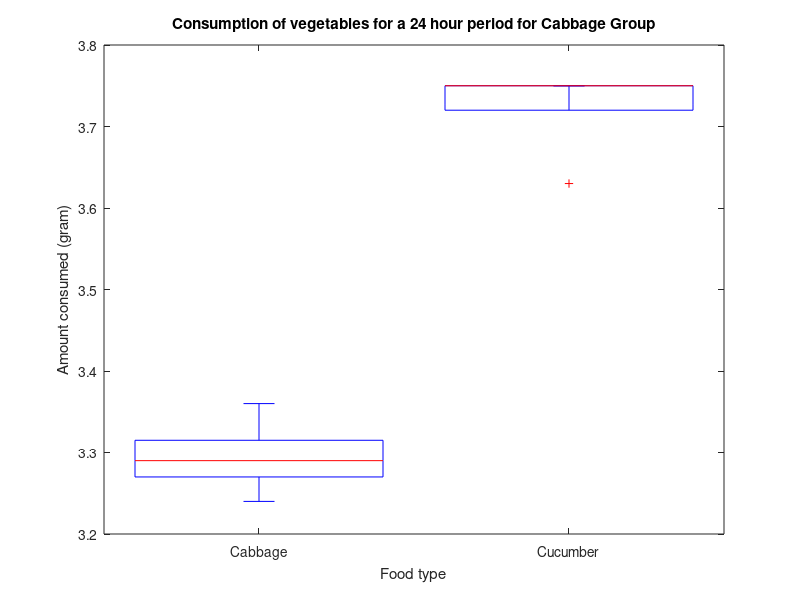
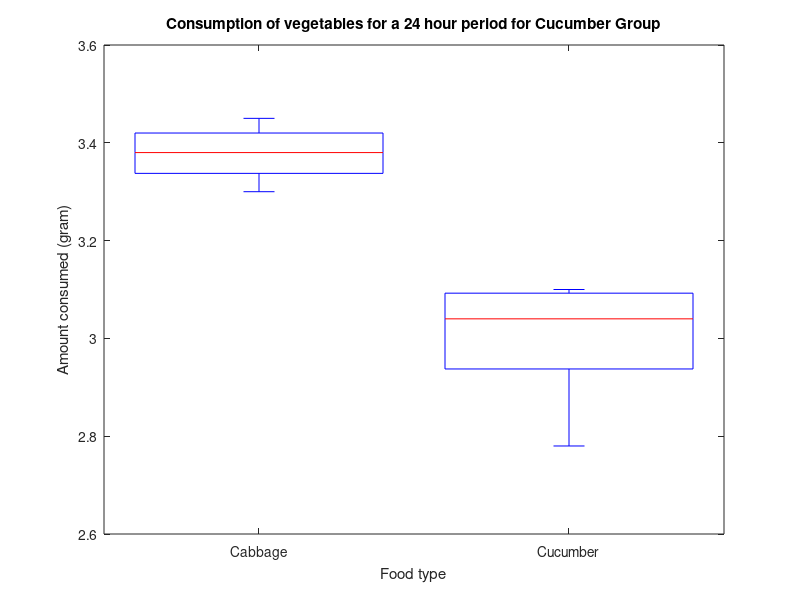
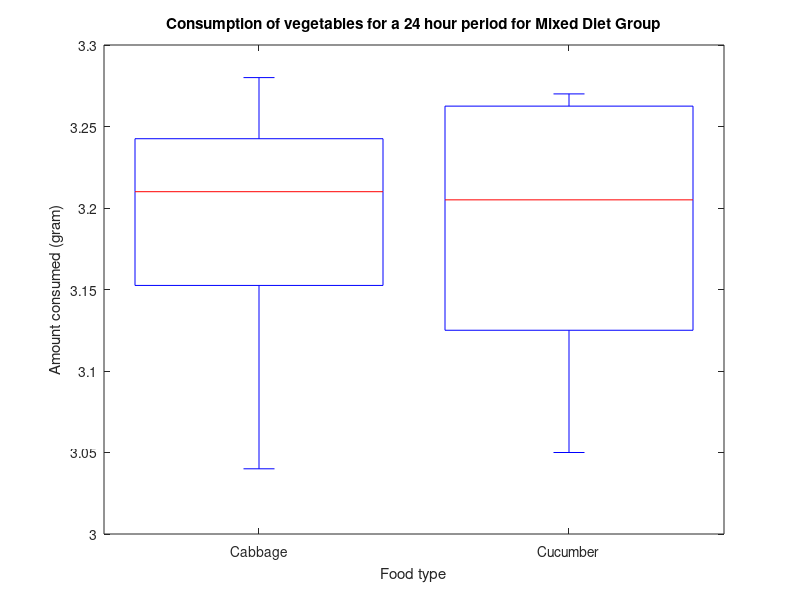

Write MATLAB code to recreate these figures, in order.
%% Raffles 

%{
data_lettucegroup_lettuce = 3.75 - [3.72,3.03,2.36,3.47];
data_lettucegroup_cucumber = 3.75 - [3.60,2.43,2.72,2.67];
data_cucumbergroup_lettuce = 3.75 - [2.83,1.97,0.95,1.91];
data_cucumbergroup_cucumber = 3.75 - [2.47,2.85,3.44,3.03];
data_mixedgroup_lettuce = 3.75 - [2.85,3.67,2.49];
data_mixedgroup_cucumber = 3.75 - [3.05,2.56,2.95,1.21];

mean_data_lettucegroup_lettuce = mean (data_lettucegroup_lettuce);
mean_data_lettucegroup_cucumber = mean(data_lettucegroup_cucumber);

mean_data_cucumbergroup_lettuce = mean (data_cucumbergroup_lettuce);
mean_data_cucumbergroup_cucumber = mean(data_cucumbergroup_cucumber);

mean_data_mixedgroup_lettuce = std (data_mixedgroup_lettuce);
mean_data_mixedgroup_cucumber = std (data_mixedgroup_cucumber);



error_data_lettucegroup_lettuce = std (data_lettucegroup_lettuce)/sqrt(numel(data_lettucegroup_lettuce));
error_data_lettucegroup_cucumber = std(data_lettucegroup_cucumber)/sqrt(numel(data_lettucegroup_cucumber));

error_data_cucumbergroup_lettuce = std (data_cucumbergroup_lettuce)/sqrt(numel(data_cucumbergroup_lettuce));
error_data_cucumbergroup_cucumber = std(data_cucumbergroup_cucumber)/sqrt(numel(data_cucumbergroup_cucumber));

error_data_mixedgroup_lettuce = std (data_mixedgroup_lettuce)/sqrt(numel(data_mixedgroup_lettuce));
error_data_mixedgroup_cucumber = std (data_mixedgroup_cucumber)/sqrt(numel(data_mixedgroup_cucumber));

% %Lettuce group
% errorbar([2,4],[mean_data_lettucegroup_lettuce,mean_data_lettucegroup_cucumber], ...
%     [ error_data_lettucegroup_lettuce,error_data_lettucegroup_cucumber],'vertical','o');
% 
% xlim([0 6]);
% ylim([0 2.5]);
% 
% title('Lettuce group');
% xlabel('Food source (left: lettuce, right:cucumbers)')
% ylabel('Amount consumed (gram)')
% 
% %Cucumber group
% 
% figure
% 
% errorbar([2,4],[mean_data_cucumbergroup_lettuce,mean_data_cucumbergroup_cucumber], ...
%     [ error_data_cucumbergroup_lettuce,error_data_cucumbergroup_cucumber],'vertical','o');
% 
% xlim([0 6]);
% ylim([0 2.5]);
% 
% title('Cucumber group');
% 
% title('Cucumber group');
% xlabel('Food source (left: lettuce, right:cucumbers)')
% ylabel('Amount consumed (gram)')
% 
% %Mixed group
% 
% figure
% 
% errorbar([2,4],[mean_data_mixedgroup_lettuce,mean_data_mixedgroup_cucumber], ...
%     [ error_data_mixedgroup_lettuce,error_data_mixedgroup_cucumber],'vertical','o');
% 
% xlim([0 6]);
% ylim([0 2.5]);
% 
% title('Mixed group'); 
% 
% title('Mixed group');
% xlabel('Food source (left: lettuce, right:cucumbers)')
% ylabel('Amount consumed (gram)')

figure
boxplot([data_lettucegroup_lettuce.',data_lettucegroup_cucumber.'],'Labels',{'Lettuce','Cucumber'})
title('Consumption of vegetables for a 24 hour period for Lettuce Group')
xlabel('Food type')
ylabel('Amount consumed (gram)')

figure
boxplot([data_cucumbergroup_lettuce.',data_cucumbergroup_cucumber.'],'Labels',{'Lettuce','Cucumber'})
title('Consumption of vegetables for a 24 hour period for Cucumber Group')
xlabel('Food type')
ylabel('Amount consumed (gram)')

figure
x = [data_mixedgroup_lettuce.';data_mixedgroup_cucumber.'];
g1 = repmat({'Lettuce'},3,1);
g2 = repmat({'Cucumber'},4,1);
g = [g1; g2];

boxplot(x, g)

title('Consumption of vegetables for a 24 hour period for Mixed Diet Group')
xlabel('Food type')
ylabel('Amount consumed (gram)')

[h_l,sig_l,ci_l] = ttest2(data_lettucegroup_lettuce,data_lettucegroup_cucumber);
[h_c,sig_c,ci_c] = ttest2(data_cucumbergroup_lettuce,data_cucumbergroup_cucumber);
[h_m,sig_m,ci_m] = ttest2(data_mixedgroup_lettuce,data_mixedgroup_cucumber);

%}
%% Camille 

data_lettucegroup_lettuce = 3.75 - [0.39,0.47,0.51,0.45];
data_lettucegroup_cucumber = 3.75 - [0,0.12,0,0];
data_cucumbergroup_lettuce = 3.75 - [0.30,0.45,0.40,0.34];
data_cucumbergroup_cucumber = 3.75 - [0.66,0.76,0.97,0.65];
data_mixedgroup_lettuce = 3.75 - [0.47,0.52,0.56,0.71];
data_mixedgroup_cucumber = 3.75 - [0.49,0.48,0.70,0.60];

mean_data_lettucegroup_lettuce = mean (data_lettucegroup_lettuce);
mean_data_lettucegroup_cucumber = mean(data_lettucegroup_cucumber);

mean_data_cucumbergroup_lettuce = mean (data_cucumbergroup_lettuce);
mean_data_cucumbergroup_cucumber = mean(data_cucumbergroup_cucumber);

mean_data_mixedgroup_lettuce = std (data_mixedgroup_lettuce);
mean_data_mixedgroup_cucumber = std (data_mixedgroup_cucumber);



% error_data_lettucegroup_lettuce = std (data_lettucegroup_lettuce)/sqrt(numel(data_lettucegroup_lettuce));
% error_data_lettucegroup_cucumber = std(data_lettucegroup_cucumber)/sqrt(numel(data_lettucegroup_cucumber));
% 
% error_data_cucumbergroup_lettuce = std (data_cucumbergroup_lettuce)/sqrt(numel(data_cucumbergroup_lettuce));
% error_data_cucumbergroup_cucumber = std(data_cucumbergroup_cucumber)/sqrt(numel(data_cucumbergroup_cucumber));
% 
% error_data_mixedgroup_lettuce = std (data_mixedgroup_lettuce)/sqrt(numel(data_mixedgroup_lettuce));
% error_data_mixedgroup_cucumber = std (data_mixedgroup_cucumber)/sqrt(numel(data_mixedgroup_cucumber));

figure
boxplot([data_lettucegroup_lettuce.',data_lettucegroup_cucumber.'],'Labels',{'Cabbage','Cucumber'})
title('Consumption of vegetables for a 24 hour period for Cabbage Group')
xlabel('Food type')
ylabel('Amount consumed (gram)')

figure
boxplot([data_cucumbergroup_lettuce.',data_cucumbergroup_cucumber.'],'Labels',{'Cabbage','Cucumber'})
title('Consumption of vegetables for a 24 hour period for Cucumber Group')
xlabel('Food type')
ylabel('Amount consumed (gram)')

figure
boxplot([data_mixedgroup_lettuce.',data_mixedgroup_cucumber.'],'Labels',{'Cabbage','Cucumber'})
title('Consumption of vegetables for a 24 hour period for Mixed Diet Group')
xlabel('Food type')
ylabel('Amount consumed (gram)')

[h_l,sig_l,ci_l] = ttest2(data_lettucegroup_lettuce,data_lettucegroup_cucumber);
[h_c,sig_c,ci_c] = ttest2(data_cucumbergroup_lettuce,data_cucumbergroup_cucumber);
[h_m,sig_m,ci_m] = ttest2(data_mixedgroup_lettuce,data_mixedgroup_cucumber);


%% Cassia


